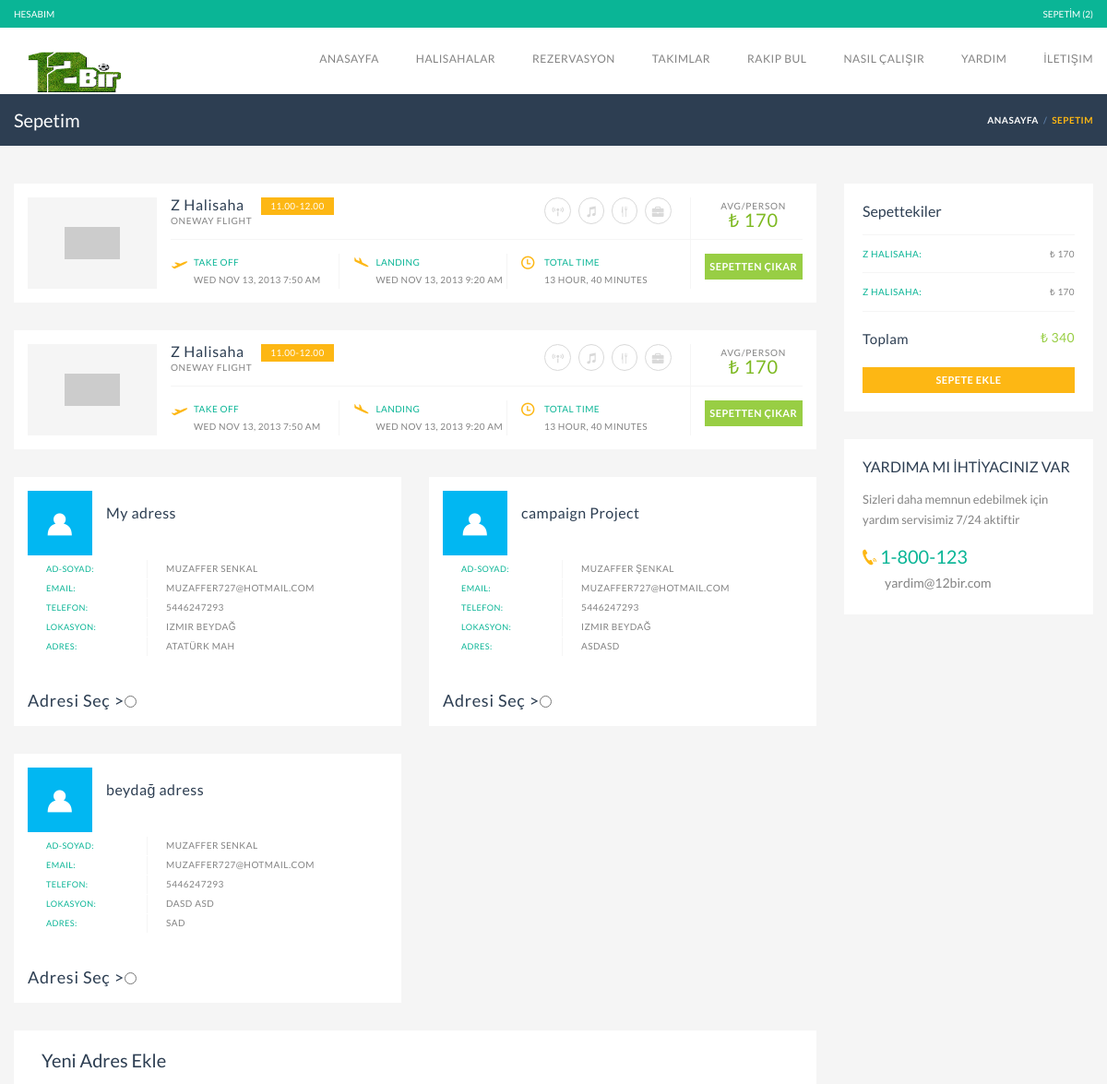
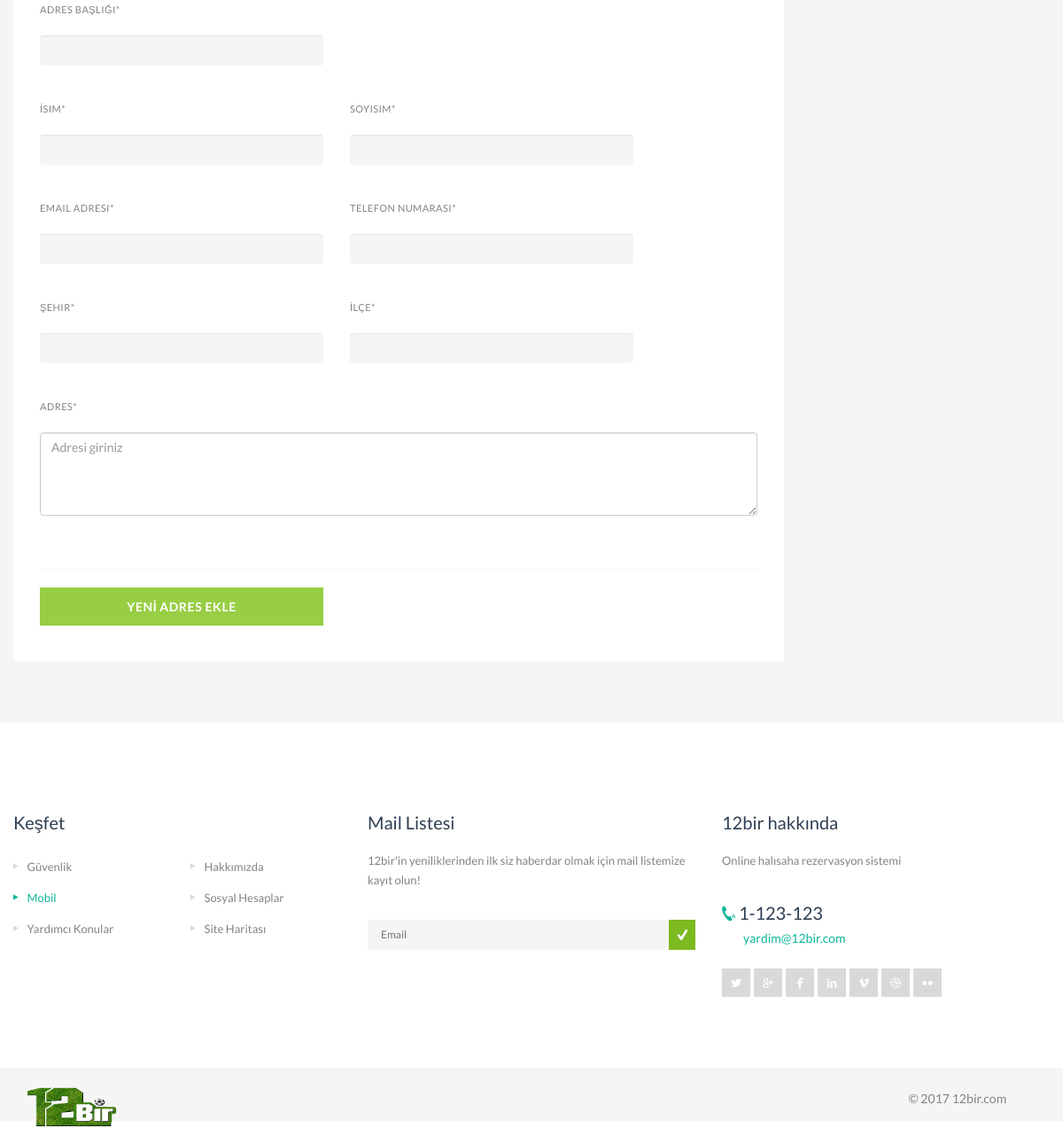
/sepetim/ (signed in), run on the app's committed database (2 pictures, top to bottom).
### field/models.py (models this page shows, shortened)
class Sepet(models.Model):
    user = models.ForeignKey(settings.AUTH_USER_MODEL, default=1)
    field = models.ForeignKey('Field',on_delete=models.CASCADE,related_name="field")
    selected = models.CharField(max_length=40)
    created = models.DateTimeField(auto_now_add=True)

class Address(models.Model):
    user = models.ForeignKey(settings.AUTH_USER_MODEL, default=1)
    title = models.CharField(max_length=40)
    firstName = models.CharField(max_length=40)
    lastName = models.CharField(max_length=40)
    email = models.EmailField(max_length=254)
    city = models.CharField(max_length=40)
    ilce = models.CharField(max_length=40)
    address = models.TextField()
    phone_number = models.CharField(max_length=12)

### account/views.py (the view, shortened to what this page needs)
# urls.py: url(r'^sepetim/$',SepetView.as_view(),name="sepetim"),
class SepetView(LoggedInMixin,ListView,FormView):
    template_name = "sepetim.html"
    form_class = AddressForm
    context_object_name ="sepet_list"
    success_url = reverse_lazy('sepetim')
    def get_queryset(self):
        return Sepet.objects.filter(user=self.request.user)
    def get_context_data(self, *args, **kwargs):
        context = super(SepetView, self).get_context_data(*args, **kwargs)
        address = Address.objects.filter(user=self.request.user)
        totalPrice = 0;
        sepet_list = self.get_queryset()
        for sepet in sepet_list:
            totalPrice += sepet.field.price
        context['totalPrice'] = totalPrice
        context['address_list'] = address
        return context

### account/mixins.py (called while the page is built)
    @method_decorator(login_required)
    def dispatch(self, *args, **kwargs):
        return super(LoggedInMixin, self).dispatch(*args, **kwargs)

### account/views.py (called while the page is built)
def sepetHeader(request):
    user = request.user;
    if user.is_authenticated:
        list = Sepet.objects.filter(user=user)
        return { "sepetNumber":list.count}
    return {}

### account/templates/sepetim.html (shortened to what this page needs)
{% extends "base.html" %}
{% load crispy_forms_tags %}
{% block content %}
  <div class="page-title-container">
            <div class="container">
                <div class="page-title pull-left">
                    <h2 class="entry-title">Sepetim</h2>
                </div>
                <ul class="breadcrumbs pull-right">
                    <li><a href="#">Anasayfa</a></li>
                    <li class="active">Sepetim</li>
                </ul>
            </div>
        </div>
    <section id="content" class="gray-area">
            <div class="container">
                      <div class="col-lg-9 listing-style3 flight">
                        </div>
                <div class="row">
                    <div id="main" class="col-sms-6 col-sm-8 col-md-9 listing-style3 flight">
                            {% for object in sepet_list %}
                             <article class="box">
                                <figure class="col-xs-3 col-sm-2">
                                    <span><img alt="" src="http://placehold.it/270x160"></span>
                                </figure>
                                <div class="details col-xs-9 col-sm-10">
                                    <div class="details-wrapper">
                                        <div class="first-row">
                                            <div>
                                                <h4 class="box-title">{{ object.field.name }}<small>Oneway flight</small></h4>
                                                <a class="button btn-mini yellow">11.00-12.00</a>
                                                <div class="amenities">
                                                    <i class="soap-icon-wifi circle"></i>
                                                    <i class="soap-icon-entertainment circle"></i>
                                                    <i class="soap-icon-fork circle"></i>
                                                    <i class="soap-icon-suitcase circle"></i>
                                                </div>
                                            </div>
                                            <div>
                                                <span class="price"><small>AVG/PERSON</small>₺ {{ object.field.price }}</span>
                                            </div>
                                        </div>
                                        <div class="second-row">
                                            <div class="time">
                                                <div class="take-off col-sm-4">
                                                    <div class="icon"><i class="soap-icon-plane-right yellow-color"></i></div>
                                                    <div>
                                                        <span class="skin-color">Take off</span><br />Wed Nov 13, 2013 7:50 Am
                                                    </div>
                                                </div>
                                                <div class="landing col-sm-4">
                                                    <div class="icon"><i class="soap-icon-plane-right yellow-color"></i></div>
                                                    <div>
                                                        <span class="skin-color">landing</span><br />Wed Nov 13, 2013 9:20 am
                                                    </div>
                                                </div>
                                                <div class="total-time col-sm-4">
                                                    <div class="icon"><i class="soap-icon-clock yellow-color"></i></div>
                                                    <div>
                                                        <span class="skin-color">total time</span><br />13 Hour, 40 minutes
                                                    </div>
                                                </div>
                                            </div>
                                            <div class="action">
                                                <form method="POST" action="{% url "sepet-delete" object.id %}">
                                                <button type="submit" class="button btn-small full-width">SEPETTEN ÇIKAR</button>
                                                </form>
                                            </div>
                                        </div>
                                    </div>
                                </div>
                            </article>
                            {% endfor %}
                        <div class="row">
                            <form action="">
                                {% for object in address_list %}
                                    <div class="col-sm-6">
                                <div class="icon-box style5 box" id="hotel-description">
                                    <i class="soap-icon-user"></i>
                                    <div class="description">
                                        <h4><a href="#">{{ object.title }} </a></h4>
                                    </div>
                                     <div class="features table-cell" >
                                              <ul class="adres-form-bilgi">
                                                <li><label>Ad-Soyad:</label>{{ object.firstName }} {{ object.lastName }}</li>
                                                <li><label>Email:</label>{{ object.email}}</li>
                                                <li><label>Telefon:</label>{{ object.phone_number}}</li>
                                                <li><label>Lokasyon:</label>{{ object.city}}  {{ object.ilce}}</li>
                                                <li><label>Adres:</label>{{ object.address}}</li>
                                            </ul>
                                        </div>
                                    <div class="description" >
                                        <input type="radio" name="gender" value="male">
                                        <h3 class="box-title">Adresi Seç   > </h3>
                                    </div>
                                </div>
                            </div>
                                {% endfor %}
</form></div>
                        <div class="booking-section travelo-box">
                            <form class="booking-form" method="POST">
                                <div class="person-information">
                                    <h2>Yeni Adres Ekle</h2>
                     {% crispy form %}
                                 <hr />
                                    <div class="form-group row">
                                    <div class="col-sm-6 col-md-5">
                                        <button type="submit" class="full-width btn-large">YENİ ADRES EKLE</button>
                                    </div>
                                </div>
                                </div>
                            </form>
                        </div>
                    </div>
                    <div class="sidebar col-sms-6 col-sm-4 col-md-3">
                        <div class="booking-details travelo-box">
                            <h4>Sepettekiler</h4>
                            <dl class="other-details">
                                 {% for object in sepet_list %}
                                <dt class="feature">{{ object.field.name }}:</dt><dd class="value">₺ {{ object.field.price }}</dd>
                                {% endfor %}
                                <dt class="total-price">Toplam </dt><dd class="total-price-value">₺ {{ totalPrice }}</dd>
                            </dl>
                            <a class="button yellow full-width uppercase btn-small sepete-ekle">sepete ekle</a>
                        </div>
                       <div class="travelo-box contact-box">
                            <h4>YARDIMA MI İHTİYACINIZ VAR</h4>
                            <p>Sizleri daha memnun edebilmek için yardım servisimiz 7/24 aktiftir</p>
                            <address class="contact-details">
                                <span class="contact-phone"><i class="soap-icon-phone"></i> 1-800-123</span>
                                <br>
                                <a class="contact-email" href="#">yardim@12bir.com</a>
                            </address>
                        </div>
                    </div>
                </div>
            </div>
        </section>
{% endblock %}

### static-storage/css/custom.css (style rules this page uses)
.adres-form-bilgi li label { display: inline-block; }

### static-storage/css/responsive.css (style rules this page uses)
.col-sms-1, .col-sms-2, .col-sms-3, .col-sms-4, .col-sms-5, .col-sms-6, .col-sms-7, .col-sms-8, .col-sms-9, .col-sms-10, .col-sms-11, .col-sms-12 { position: relative; min-height: 1px; padding-left: 15px; padding-right: 15px; }
@media (min-width: 1200px) { .container { padding-left: 0; padding-right: 0; } }

### data on the page
Sepet: field.name "Z Halisaha", field.price "170", field.name "Z HALISAHA"
Sepet: field.name "Z Halisaha", field.price "170", field.name "Z HALISAHA"
Address: title "My adress", firstName "MUZAFFER", lastName "SENKAL", email "MUZAFFER727@HOTMAIL.COM", phone_number "5446247293", city "IZMIR", ilce "BEYDAĞ", address "ATATÜRK MAH"
Address: title "campaign Project", firstName "MUZAFFER", lastName "ŞENKAL", email "MUZAFFER727@HOTMAIL.COM", phone_number "5446247293", city "IZMIR", ilce "BEYDAĞ", address "ASDASD"
Address: title "beydağ adress", firstName "MUZAFFER", lastName "SENKAL", email "MUZAFFER727@HOTMAIL.COM", phone_number "5446247293", city "DASD", ilce "ASD", address "SAD"

### other printed values
{{ sepetNumber }} "2"
{{ totalPrice }} "340"
